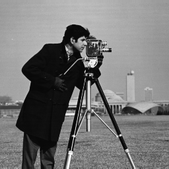
%> input picture Datoriserad bildanalys/lab2/cameraman.png, 169 x 169 px, shrunk from 256 x 256 before the run
$ octave Lab2_test.m   (GNU Octave 9; MATLAB toolbox functions it lacks are replaced by stand-ins)
%> lines starting %> are read from the running program, lines starting %| are printed output that depends on the picture
% Lab 2 test CAIA
%% Q1
img = double(imread('cameraman.png'));
%> img: size 169x169 double; min 0, max 255, mean 118.7; mean of the top-left, top-right, bottom-left and bottom-right quarters 120.2, 153.6, 75.5, 125.6
prewitt = fspecial('prewitt');
smooth5 = fspecial('average', 5);
smooth9 = fspecial('average', 9);

alpha = 3;
smooth = imfilter(img, smooth5);
sharp = uint8((alpha)*img - alpha * smooth);
img = uint8(img);
%> img is the input picture: size 169x169 uint8; min 0, max 255, mean 118.7

figure(2)
imshow(sharp) % Sharpened image
figure(3)
imshow(uint8(smooth)) % Smoothened image
figure(4)
imshow(imfilter(img, smooth9)) % Smoother image

%% Q2-3  (Needs work)
img = double(imread('cameraman.png'));
h = fspecial('disk', 15);
filtered = imfilter(img, h);
hh = fspecial('disk',3);
filter_high = imfilter(img, hh);

alpha = 1;

high =  alpha*img - alpha*filter_high;
band = uint8( alpha*img - alpha*filtered - alpha*high);
filtered = uint8(filtered);
%> filtered: size 169x169 uint8
high = uint8(high);
%> high: size 169x169 uint8
figure(1)
subplot(1,2,1)
imshow(uint8(img))
subplot(1,2,2)
imshow(filtered)
figure(2)
imshow(high)
figure(3)
imshow(band)


%% Q4
img = double(imread('cameraman.png'));
img2 = double(imread('wagon.png'));
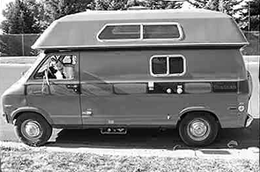
%> input picture Datoriserad bildanalys/lab2/wagon.png, 260 x 172 px, shrunk from 394 x 260 before the run
%> img2: size 172x260 double; min 0, max 255, mean 127; mean of the top-left, top-right, bottom-left and bottom-right quarters 134.3, 128.8, 127.6, 117.4
h = fspecial('sobel');


Sx1 = imfilter(img, h');
Sy1 = imfilter(img, h);
grad1 = sqrt(Sx1.^2 + Sy1.^2)./2;
figure(1)
imshow(uint8(grad1)) %shows edges

Sx2 = imfilter(img2, h');
Sy2 = imfilter(img2, h);
grad2 = sqrt(Sx2.^2 + Sy2.^2)./2;
figure(2)
imshow(uint8(grad2)) %shows edges

%% Q5-7
img = imread('wagon_shot_noise.png');
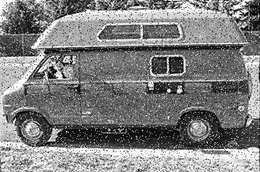
%> input picture Datoriserad bildanalys/lab2/wagon_shot_noise.png, 260 x 172 px, shrunk from 394 x 260 before the run
%> img is the input picture: size 172x260 uint8; min 0, max 255, mean 127
figure
subplot(2,2,1)
imshow(img)
subplot(2,2,2)
imshow(medfilt2(img, [3 3]))
subplot(2,2,3)
imshow(imfilter(img, fspecial('average', 3)))
subplot(2,2,4)
imshow(imfilter(img, fspecial('gaussian', 3, 1)))

%% Q8
img = imread('wagon_shot_noise.png');

new = 255*ones(size(img));

for r = 3:height(img)-3
    for k = 3:width(img)-3
        new(r,k) = median(img(r-2:r+2,k-2:k+2), 'all');
    end
end
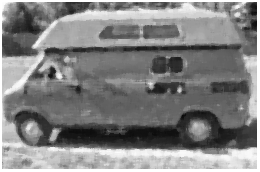
%> new: size 172x260 double; min 11, max 255, mean 130.4

figure(1)
subplot(1,2,1)
imshow(img)
subplot(1,2,2)
imshow(uint8(new))

%% Q9
img = imread('cameraman.png');
imshow(imfilter(img, fspecial('gaussian', 50, 10)))

%% Q10
im = double(imread('lines.png'));
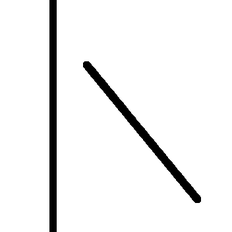
%> input picture Datoriserad bildanalys/lab2/lines.png, 232 x 232 px, shrunk from 352 x 352 before the run
%> im: size 232x232 double; min 0, max 255, mean 240; mean of the top-left, top-right, bottom-left and bottom-right quarters 231.4, 251.9, 239, 237.8
f = fftshift(fft2(im));
im2 = double(imread('cameraman.png'));
f2 = fftshift(fft2(im2));

figure(1)
subplot(2,2,1)
imagesc(im)
subplot(2,2,2)
imagesc(log(abs(f)))
subplot(2,2,3)
imagesc(im2)
subplot(2,2,4)
imagesc(log(abs(f2)))

%% Q11
x = rand(1,5)
f = fftshift(fft2(x))

% [4 lines of commented-out code are left out]

f(1,2) = 0;
f(1,4) = 0;
im = ifft2(ifftshift(f))

%% Q12
img = imread('cameraman.png');
if rem(width(img),2) == 0 || rem(height(img),2) == 0
    img = img(1:end-1,1:end-1); % HAS TO BE ODD!! (bc mid has to be int)
end
f = fftshift(fft2(img));
r = 10;
mid = [(height(f)+1)/2 (width(f)+1)/2];
%> mid = [85 85]
f = blank_high(f, mid, r);
figure(1)
imagesc(log(abs(f)))
img_filtered = ifft2(ifftshift(f));
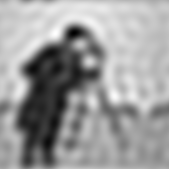
%> img_filtered: size 169x169 double; min -27.57, max 212, mean 118.7; drawn with min black and max white
figure(2)
imagesc(img_filtered)

%% Q13

img = imread('freqdist.png');
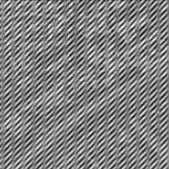
%> input picture Datoriserad bildanalys/lab2/freqdist.png, 169 x 169 px, shrunk from 256 x 256 before the run
%> img is the input picture: size 169x169 uint8; min 18, max 248, mean 129.5
% if rem(width(img),2) == 0 || rem(height(img),2) == 0
%     img = img(1:end-1,1:end-1); % HAS TO BE ODD!! (bc mid has to be int)
% end
f = fftshift(fft2(img));
% [A, I] = max(log(abs(f))); % Max of every column
% [AA, II] = maxk(A,5,2); % 5 greatest values of the previous column values
% points = [I(II); II];
points = [ 100 100 158 158; 92 109 149 166];
radius = 10;
for i = 1:length(points)
    f = blank_low(f, points(:,i), radius);
end
figure(1)
subplot(1,2,1)
imagesc(img)
subplot(1,2,2)
imagesc(log(abs(f)))
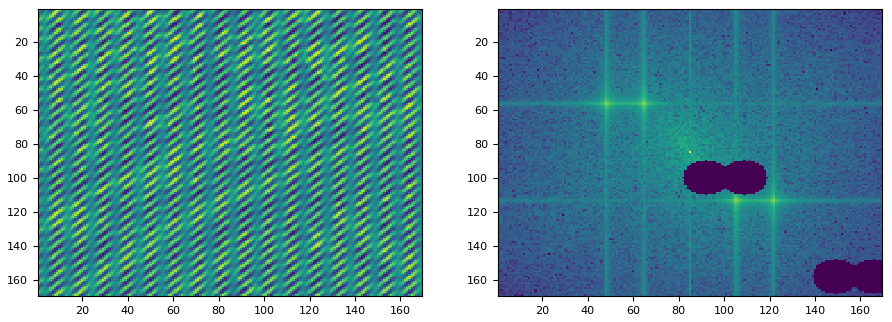
%> figure redrawn from the program's plot data, 2 panels
img_filtered = ifft2(ifftshift(f));
figure(2)
imagesc(img_filtered)
%> (this line was passed over: imagesc is not available in this run)

function matrix = blank_high(matrix, point, radius)
    for y = 1:height(matrix)
        for x = 1:width(matrix)
            if sqrt((x-point(1))^2 + (y-point(2))^2) >= radius
                matrix(x,y) = 0;
            end
        end
    end
end

function matrix = blank_low(matrix, point, radius)
    for y = 1:height(matrix)
        for x = 1:width(matrix)
            if sqrt((x-point(1))^2 + (y-point(2))^2) <= radius
                matrix(x,y) = 0;
            end
        end
    end
end
